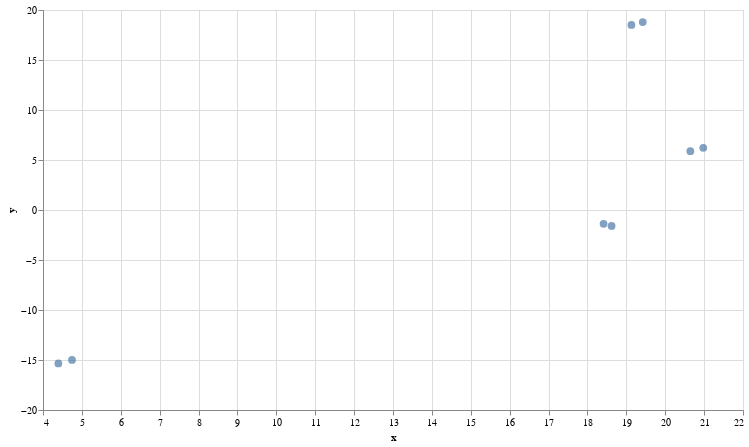

Here is the notebook cell this chart was saved with:
### Markdown cell above
# Plotting the embedding in 2D

### Code cell
# UMAP reduces the dimensions from 1024 to 2 dimensions that we can plot
reducer = umap.UMAP(n_neighbors=2)
umap_embeds = reducer.fit_transform(qa)
# Prepare the data to plot and interactive visualization
# using Altair
#df_explore = pd.DataFrame(data={'text': qa['text']})
#print(df_explore)

#df_explore = pd.DataFrame(data={'text': qa_df[0]})
df_explore = qa_df
df_explore['x'] = umap_embeds[:,0]
df_explore['y'] = umap_embeds[:,1]

# Plot
chart = alt.Chart(df_explore).mark_circle(size=60).encode(
    x=#'x',
    alt.X('x',
        scale=alt.Scale(zero=False)
    ),
    y=
    alt.Y('y',
        scale=alt.Scale(zero=False)
    ),
    tooltip=['text']
).properties(
    width=700,
    height=400
)
chart.interactive()

### Figure 1 — Vega-Lite specification as saved in the notebook (floating-point values rounded to 4 significant figures)
{"config": {"view": {"continuousWidth": 400, "continuousHeight": 300}}, "data": {"name": "data-b75c412d847ec982a5478c05368318b5"}, "mark": {"type": "circle", "size": 60}, "encoding": {"tooltip": [{"field": "text", "type": "nominal"}], "x": {"field": "x", "scale": {"zero": false}, "type": "quantitative"}, "y": {"field": "y", "scale": {"zero": false}, "type": "quantitative"}}, "height": 400, "selection": {"selector001": {"type": "interval", "bind": "scales", "encodings": ["x", "y"]}}, "width": 700, "$schema": "https://vega.github.io/schema/vega-lite/v4.17.0.json", "datasets": {"data-b75c412d847ec982a5478c05368318b5": [{"text": "Where is the world cup?", "x": 19.13, "y": 18.5}, {"text": "The world cup is in Qatar", "x": 19.42, "y": 18.79}, {"text": "What color is the sky?", "x": 18.41, "y": -1.387}, {"text": "The sky is blue", "x": 18.62, "y": -1.593}, {"text": "Where does the bear live?", "x": 20.65, "y": 5.887}, {"text": "The bear lives in the the woods", "x": 20.98, "y": 6.219}, {"text": "What is an apple?", "x": 4.746, "y": -15.0}, {"text": "An apple is a fruit", "x": 4.395, "y": -15.35}]}}
